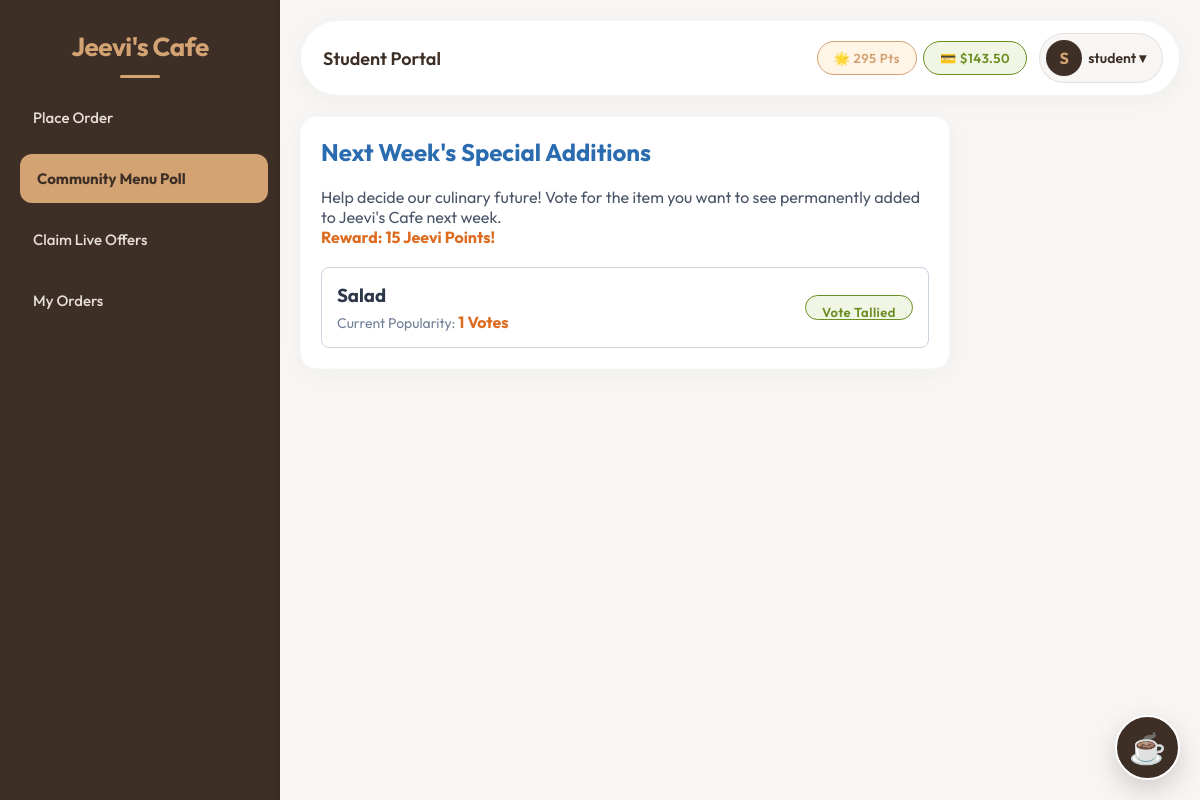
/vote.php (signed in), run on the app's committed database.
### tables this page shows
CREATE TABLE `users` (
  `id` int(11) NOT NULL,
  `username` varchar(50) NOT NULL,
  `password` varchar(255) NOT NULL,
  `role` enum('user','admin','staff') NOT NULL DEFAULT 'user',
  `wallet` decimal(10,2) DEFAULT 50.00,
  `loyalty_points` int(11) DEFAULT 0,
  `register_number` varchar(50) DEFAULT NULL
);

CREATE TABLE `menu_polls` (
  `id` int(11) NOT NULL,
  `item_name` varchar(100) NOT NULL,
  `votes` int(11) DEFAULT 0,
  `is_active` tinyint(1) DEFAULT 1
);

### vote.php (the view, shortened to what this page needs)
<?php
require 'includes/header.php';
$polls = $conn->query("SELECT * FROM menu_polls WHERE is_active=1");
$has_voted = $conn->query("SELECT * FROM user_votes WHERE user_id=$user_id")->num_rows > 0;
?>
<div class="form-container" style="max-width: 650px;">
    <h2 style="margin-bottom: 20px; color: #2b6cb0;">Next Week's Special Additions</h2>
    <p style="margin-bottom: 20px; color: #4a5568;">Help decide our culinary future! Vote for the item you want to see permanently added to Jeevi's Cafe next week. <br><strong style="color:#dd6b20">Reward: 15 Jeevi Points!</strong></p>
    <div style="display:flex; flex-direction:column; gap:15px;">
        <?php while ($row = $polls->fetch_assoc()): ?>
        <div style="border:1px solid #cbd5e0; padding:15px; border-radius:8px; display:flex; justify-content:space-between; background:#fff; align-items: center;">
            <div>
                <h3 style="color:#2d3748; margin-bottom: 5px;"><?php echo htmlspecialchars($row['item_name']); ?></h3>
                <p style="color:#718096; font-size:14px;">Current Popularity: <strong style="color:#dd6b20; font-size: 16px;"><?php echo $row['votes']; ?> Votes</strong></p>
            </div>
            <?php if(!$has_voted): ?>
                <button onclick="handleAction('vote', <?php echo $row['id']; ?>)" class="btn" style="width:140px; text-align: center;">VOTE NOW (+15)</button>
            <?php else: ?>
                <span class="badge badge-completed" style="height:25px;">Vote Tallied</span>
            <?php endif; ?>
        </div>
        <?php endwhile; ?>
    </div>
</div>
<?php require 'includes/footer.php'; ?>

### includes/header.php (shortened to what this page needs)
<?php
require 'includes/db.php';
$stmt = $conn->prepare("SELECT username, role, wallet, loyalty_points FROM users WHERE id=?");
$stmt->bind_param("i", $_SESSION['user_id']);
$stmt->execute();
$me = $stmt->get_result()->fetch_assoc();
$username = $me['username'];
$role = trim(strtolower($me['role']));
$user_id = $_SESSION['user_id'];
$wallet = $me['wallet'];
$loyalty_points = $me['loyalty_points'] ?? 0;
$currentPage = basename($_SERVER['PHP_SELF']);
?>
<!DOCTYPE html>
<html lang="en">
<head>
    <link rel="stylesheet" href="assets/css/style.css">
</head>
<body>
<div class="app-container">
    <div class="sidebar">
        <h2>Jeevi's Cafe</h2>
        <ul>
            <?php if ($role === 'user'): ?>
            <li><a href="index.php" class="<?php echo ($currentPage=='index.php')?'active':''; ?>">Place Order</a></li>
            <li><a href="vote.php" class="<?php echo ($currentPage=='vote.php')?'active':''; ?>">Community Menu Poll</a></li>
            <li><a href="studentVouchers.php" class="<?php echo ($currentPage=='studentVouchers.php')?'active':''; ?>">Claim Live Offers</a></li>
            <li><a href="myOrders.php" class="<?php echo ($currentPage=='myOrders.php')?'active':''; ?>">My Orders</a></li>
            <?php endif; ?>
        </ul>
    </div>
    <div class="main-content">
        <div class="header">
            <h3><?php
                if($role === 'admin') echo 'Canteen Administrator';
                elseif($role === 'staff') echo 'College Faculty Portal';
                else echo 'Student Portal';
            ?></h3>
            <div class="user-info">
                <?php if($role === 'user' || $role === 'staff'): ?>
                <div class="badge-group">
                    <span class="badge" style="background:#FFF5E6; color:#D4A373; border: 1px solid #D4A373;">🌟 <span id="nav-points"><?php echo $loyalty_points; ?></span> Pts</span>
                    <span class="badge" style="background:#F0F5E4; color:#6B8E23; border: 1px solid #6B8E23;">💳 $<span id="nav-wallet"><?php echo number_format($wallet, 2); ?></span></span>
                </div>
                <?php endif; ?>
                <div class="user-dropdown-container">
                    <div class="user-avatar-btn">
                        <div class="avatar-circle"><?php echo strtoupper(substr($username, 0, 1)); ?></div>
                        <span class="avatar-text"><?php echo htmlspecialchars($username); ?> ▾</span>
                    </div>
                </div>
            </div>
        </div>
        <div class="content-body">

### assets/css/style.css (style rules this page uses)
:root { --bg-color: #F8F6F4; --sidebar-bg: #3E2F26; --sidebar-text: #F8F6F4; --text-main: #2C211A; --text-muted: #7E6B5A; --accent: #D4A373; --accent-hover: #BC8F60; --card-bg: #FFFFFF; --success: #6B8E23; --danger: #C05640; --space-xs: 4px; --space-sm: 6px; --space-md: 12px; --space-lg: 16px; --space-xl: 20px; --space-xxl: 30px; --radius-small: 6px; --radius-medium: 12px; --radius-large: 16px; --radius-pill: 9999px; --shadow-soft: 0 4px 20px rgba(62, 47, 38, 0.04); --shadow-hover: 0 10px 30px rgba(62, 47, 38, 0.08); --shadow-dropdown: 0 10px 40px rgba(0, 0, 0, 0.1); }
* { box-sizing: border-box; margin: 0; padding: 0; font-family: 'Outfit', sans-serif; }
body { background-color: var(--bg-color); color: var(--text-main); display: flex; min-height: 100vh; }
a { text-decoration: none; color: inherit; }
.app-container { display: flex; width: 100%; }
.sidebar { width: 280px; background-color: var(--sidebar-bg); color: var(--sidebar-text); padding: var(--space-xxl) var(--space-lg); display: flex; flex-direction: column; box-shadow: inset -4px 0 10px rgba(0,0,0,0.1); }
.sidebar h2 { font-size: 26px; font-weight: 700; margin-bottom: var(--space-xxl); color: var(--accent); text-align: center; letter-spacing: -0.5px; position: relative; }
.sidebar h2::after { content: ''; position: absolute; bottom: -15px; left: 50%; transform: translateX(-50%); width: 40px; height: 3px; background-color: var(--accent); border-radius: var(--radius-pill); }
.sidebar ul { list-style: none; flex: 1; }
.sidebar ul li { margin-bottom: var(--space-md); }
.sidebar ul li a { display: block; padding: 14px var(--space-lg); border-radius: var(--radius-medium); font-weight: 500; font-size: 15px; color: #E6DFD9; transition: all 0.3s cubic-bezier(0.16, 1, 0.3, 1); border: 1px dashed transparent; }
.sidebar ul li a:hover, .sidebar ul li a.active { background-color: rgba(212, 163, 115, 0.15); color: var(--accent); border: 1px dashed var(--accent); transform: translateX(4px); }
.sidebar ul li a.active { background-color: var(--accent); color: var(--sidebar-bg); font-weight: 700; }
.main-content { flex: 1; display: flex; flex-direction: column; padding: var(--space-xl); overflow-y: auto; height: 100vh; }
.header { background-color: var(--card-bg); padding: var(--space-md) var(--space-lg); border-radius: var(--radius-pill); display: flex; justify-content: space-between; align-items: center; margin-bottom: var(--space-xl); box-shadow: var(--shadow-soft); border: 1px solid rgba(62, 47, 38, 0.05); }
.header h3 { font-size: 18px; font-weight: 600; color: var(--sidebar-bg); padding-left: var(--space-sm); }
.user-info { display: flex; align-items: center; font-size: 14px; gap: var(--space-md); }
.badge-group { display: flex; gap: var(--space-sm); }
.user-dropdown-container { position: relative; display: inline-block; }
.user-avatar-btn { display: flex; align-items: center; gap: var(--space-sm); padding: 6px 16px 6px 6px; background-color: var(--bg-color); border-radius: var(--radius-pill); border: 1px solid rgba(62, 47, 38, 0.1); cursor: pointer; transition: all 0.2s ease; }
.avatar-circle { width: 36px; height: 36px; background-color: var(--sidebar-bg); color: var(--accent); border-radius: 50%; display: flex; align-items: center; justify-content: center; font-weight: bold; font-size: 16px; }
.avatar-text { font-weight: 600; color: var(--sidebar-bg); }
.form-container { background: var(--card-bg); padding: var(--space-xl); border-radius: var(--radius-large); margin-bottom: var(--space-xl); box-shadow: var(--shadow-soft); border: 1px solid rgba(62, 47, 38, 0.03); transition: transform 0.3s ease, box-shadow 0.3s ease; }
.badge { padding: 8px 16px; border-radius: var(--radius-pill); font-size: 13px; font-weight: 600; display: inline-block; letter-spacing: 0.5px; }
.badge-completed { background-color: #F0F5E4; color: #6B8E23; border: 1px solid #6B8E23; }

### data on the page
users: loyalty_points "295", wallet "143.50", username "S", username "student"
menu_polls: item_name "Salad", votes "1"
